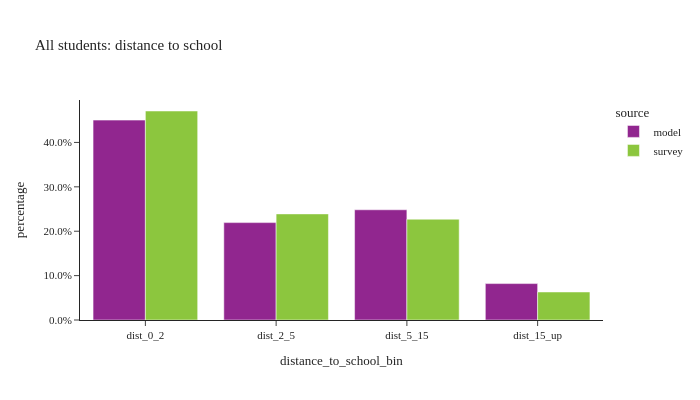

Source (notebook cell):
### Code cell
util.plot_share_barchart(per_data.loc[per_data['pstudent']<3], 'person_weight', 'distance_to_school_bin', title="All students: distance to school")

### Figure 1 — Plotly figure (JSON) as saved in the notebook; plotly's stock layout.template omitted (floating-point values rounded to 4 significant figures)
{"data": [{"alignmentgroup": "True", "customdata": [[491500.0, 491500.0], [239400.0, 239400.0], [271000.0, 271000.0], [89550.0, 89550.0]], "hovertemplate": "source=model<br>distance_to_school_bin=%{x}<br>percentage=%{y}<br>weighted_sum=%{customdata[0]}<br>sample_size=%{customdata[1]}<extra></extra>", "legendgroup": "model", "marker": {"color": "#91268F", "pattern": {"shape": ""}}, "name": "model", "offsetgroup": "model", "orientation": "v", "showlegend": true, "textposition": "auto", "type": "bar", "x": ["dist_0_2", "dist_2_5", "dist_5_15", "dist_15_up"], "xaxis": "x", "y": [0.4503, 0.2194, 0.2483, 0.08204], "yaxis": "y"}, {"alignmentgroup": "True", "customdata": [[359100.0, 435.0], [182300.0, 275.0], [173200.0, 170.0], [48140.0, 57.0]], "hovertemplate": "source=survey<br>distance_to_school_bin=%{x}<br>percentage=%{y}<br>weighted_sum=%{customdata[0]}<br>sample_size=%{customdata[1]}<extra></extra>", "legendgroup": "survey", "marker": {"color": "#8CC63E", "pattern": {"shape": ""}}, "name": "survey", "offsetgroup": "survey", "orientation": "v", "showlegend": true, "textposition": "auto", "type": "bar", "x": ["dist_0_2", "dist_2_5", "dist_5_15", "dist_15_up"], "xaxis": "x", "y": [0.4708, 0.239, 0.227, 0.06312], "yaxis": "y"}], "layout": {"barmode": "group", "height": 400, "legend": {"title": {"text": "source"}, "tracegroupgap": 0}, "title": {"text": "All students: distance to school"}, "width": 700, "xaxis": {"anchor": "y", "domain": [0.0, 1.0], "title": {"text": "distance_to_school_bin"}}, "yaxis": {"anchor": "x", "domain": [0.0, 1.0], "tickformat": ".1%", "title": {"text": "percentage"}}}}
